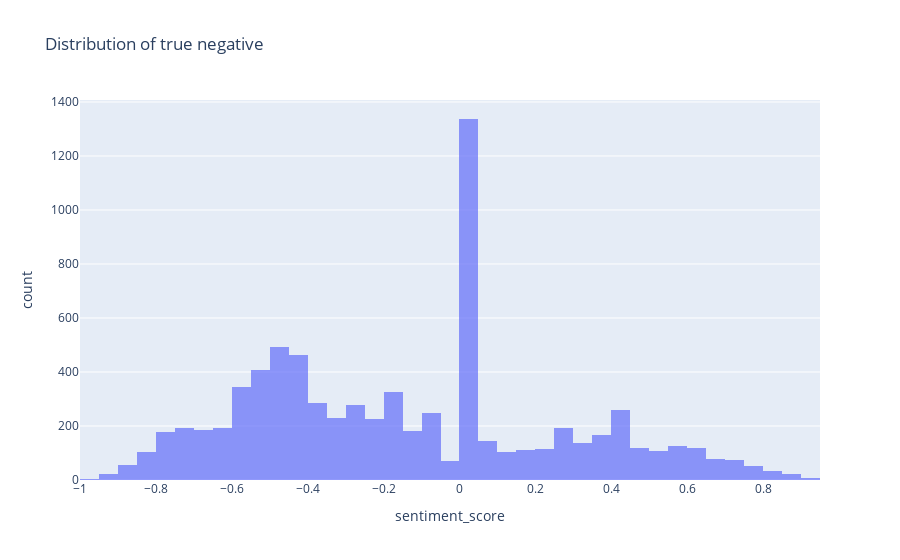

The cell this chart's notebook holds for it:
### Code cell
px.histogram(
    df2[df2["sentiment"] == "negative"],
    x="sentiment_score",
    opacity=0.7,
    title="Distribution of true negative",
)

### Figure 1 — Plotly figure (JSON) as saved in the notebook; plotly's stock layout.template omitted (floating-point values rounded to 4 significant figures; data arrays with more than 128 entries replaced by an {"elided": "..."} marker saying what was removed)
{"data": [{"alignmentgroup": "True", "bingroup": "x", "hovertemplate": "sentiment_score=%{x}<br>count=%{y}<extra></extra>", "legendgroup": "", "marker": {"color": "#636efa", "opacity": 0.7, "pattern": {"shape": ""}}, "name": "", "offsetgroup": "", "orientation": "v", "showlegend": false, "type": "histogram", "x": {"elided": "7781 float values"}, "xaxis": "x", "yaxis": "y"}], "layout": {"barmode": "relative", "legend": {"tracegroupgap": 0}, "title": {"text": "Distribution of true negative"}, "xaxis": {"anchor": "y", "domain": [0, 1], "title": {"text": "sentiment_score"}}, "yaxis": {"anchor": "x", "domain": [0, 1], "title": {"text": "count"}}}}
